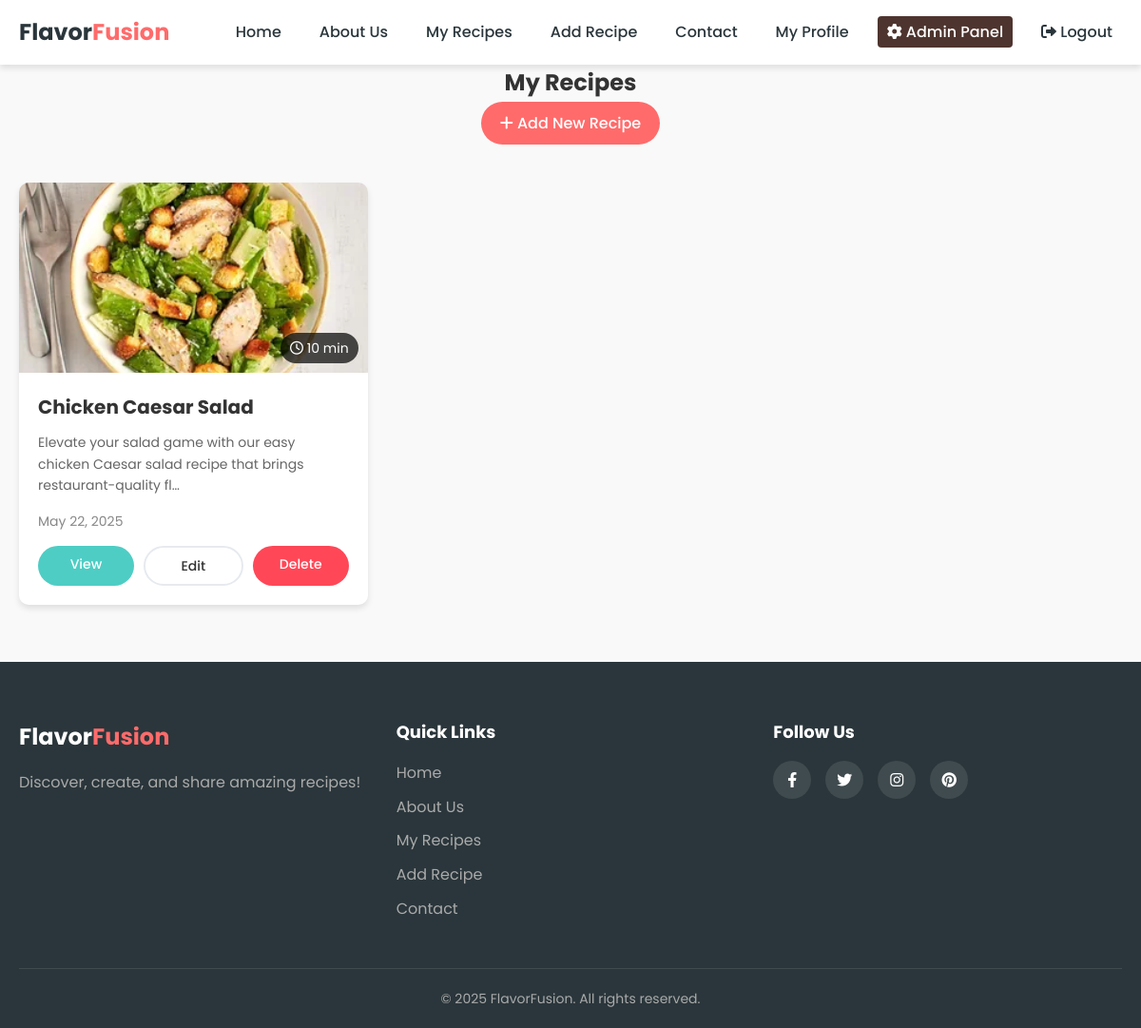
/recipes/ (signed in), run on an earlier commit of the app's database.
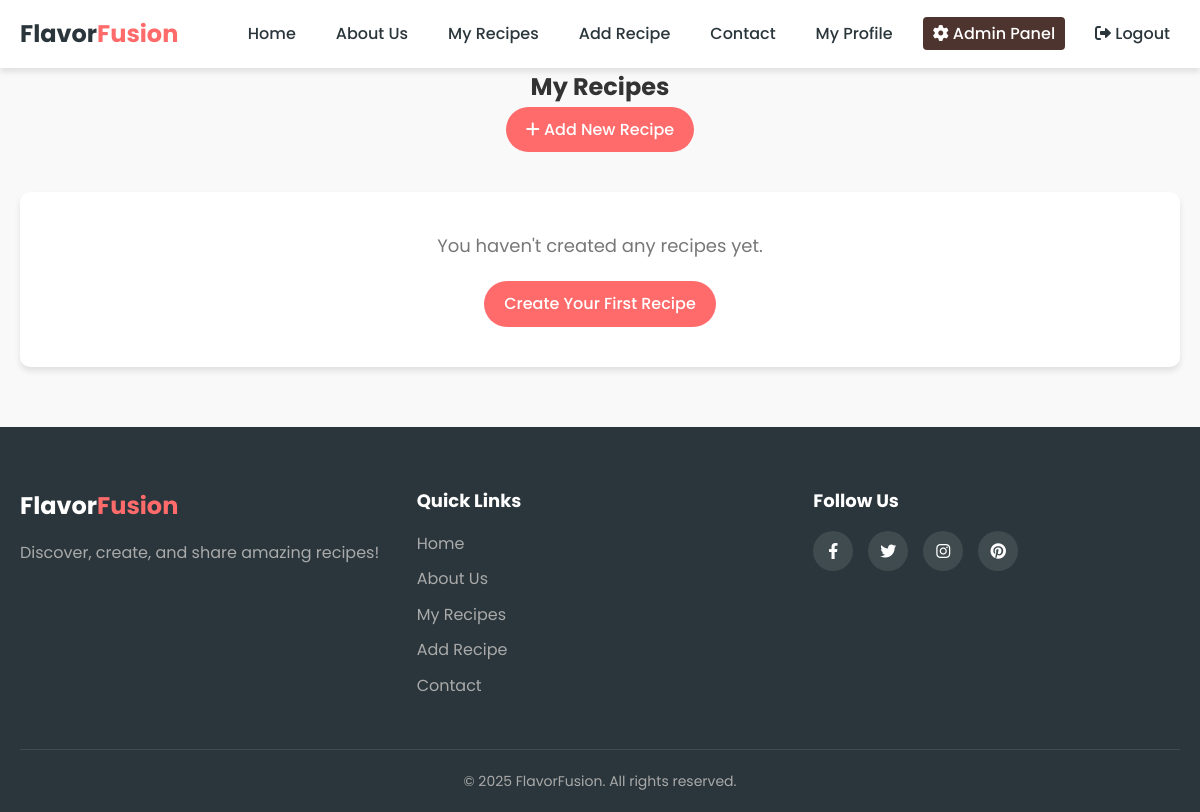
And on a later commit of the database.
### recipes/models.py (models this page shows, shortened)
class Recipe(models.Model):
    user = models.ForeignKey(User, on_delete=models.CASCADE)
    name = models.CharField(max_length=200)
    image = models.ImageField(upload_to='recipe_images/', null=True, blank=True)
    prep_time = models.CharField(max_length=50)
    description = models.TextField()
    instructions = models.TextField()
    created_at = models.DateTimeField(auto_now_add=True)

### recipes/views.py (the view)
# urls.py: path('recipes/', views.recipe_list, name='recipe_list'),
@login_required
def recipe_list(request):
    recipes = Recipe.objects.filter(user=request.user).order_by('-created_at')
    return render(request, 'recipes/recipe_list.html', {'recipes': recipes})

### templates/recipes/recipe_list.html (shortened to what this page needs)
{% extends 'base.html' %}
{% load static %}
{% block content %}
  <section class="my-recipes">
    <div class="section-header">
      <h1>My Recipes</h1>
      <a href="{% url 'recipe_create' %}" class="btn btn-primary"><i class="fas fa-plus"></i> Add New Recipe</a>
    </div>
    <div class="recipe-grid">
      {% if recipes %}
        {% for recipe in recipes %}
          <div class="recipe-card">
            <div class="recipe-image"
                 data-image-url="{% if recipe.image %}{{ recipe.image.url }}{% else %}{% static 'images/default-recipe.jpg' %}{% endif %}">
              <div class="recipe-time">
                <i class="far fa-clock"></i> {{ recipe.prep_time }}
              </div>
            </div>
            <div class="recipe-content">
              <h3>{{ recipe.name }}</h3>
              <p>{{ recipe.description|truncatechars:100 }}</p>
              <div class="recipe-meta">
                <span>{{ recipe.created_at|date:"M d, Y" }}</span>
              </div>
              <div class="recipe-card-actions">
                <a href="{% url 'recipe_detail' recipe.id %}" class="btn btn-secondary">View</a>
                <a href="{% url 'recipe_update' recipe.id %}" class="btn btn-outline">Edit</a>
                <a href="{% url 'recipe_delete' recipe.id %}" class="btn btn-danger">Delete</a>
              </div>
            </div>
          </div>
        {% endfor %}
      {% else %}
        <div class="no-recipes">
          <p>You haven't created any recipes yet.</p>
          <a href="{% url 'recipe_create' %}" class="btn btn-primary">Create Your First Recipe</a>
        </div>
      {% endif %}
    </div>
  </section>
{% endblock %}

### templates/base.html (shortened to what this page needs)
{% load static %}
<!DOCTYPE html>
<html lang="en">
  <head>
    <link
      rel="stylesheet"
      href="https://cdnjs.cloudflare.com/ajax/libs/font-awesome/6.0.0/css/all.min.css"
    />
    <link rel="stylesheet" href="{% static 'css/style.css' %}" />
  </head>
  <body>
    <header class="site-header">
      <div class="container">
        <div class="logo">
          <a
            href="{% if user.is_authenticated %}{% url 'home' %}{% else %}{% url 'welcome' %}{% endif %}"
          >
            <h1>Flavor<span>Fusion</span></h1>
          </a>
        </div>
        <nav class="main-nav">
          <ul>
            {% if user.is_authenticated %}
            <li>
              <a href="{% url 'home' %}">Home</a>
            </li>
            <li>
              <a href="{% url 'about' %}">About Us</a>
            </li>
            <li>
              <a href="{% url 'recipe_list' %}">My Recipes</a>
            </li>
            <li>
              <a href="{% url 'recipe_create' %}">Add Recipe</a>
            </li>
            <li>
              <a href="{% url 'contact' %}">Contact</a>
            </li>
            <li>
              <a href="{% url 'profile_view' %}">My Profile</a>
            </li>
            {% if user.is_staff or user.is_superuser %}
            <li>
              <a href="{% url 'admin:index' %}" class="admin-link"
                ><i class="fas fa-cog"></i> Admin Panel</a
              >
            </li>
            {% endif %}
            <li>
              {% if user.social_auth.exists %}
              <a href="{% url 'logout' %}"
                ><i class="fas fa-sign-out-alt"></i> Logout (Google)</a
              >
              {% else %}
              <a href="{% url 'logout' %}"
                ><i class="fas fa-sign-out-alt"></i> Logout</a
              >
              {% endif %}
            </li>
            {% endif %}
          </ul>
        </nav>
      </div>
    </header>
    <main>
      <div class="container">
         {% block content %}{% endblock %}
      </div>
    </main>
    <footer>
      <div class="container">
        <div class="footer-content">
          <div class="footer-logo">
            <h2>Flavor<span>Fusion</span></h2>
            <p>Discover, create, and share amazing recipes!</p>
          </div>
          <div class="footer-links">
            <h3>Quick Links</h3>
            <ul>
              {% if user.is_authenticated %}
              <li>
                <a href="{% url 'home' %}">Home</a>
              </li>
              <li>
                <a href="{% url 'about' %}">About Us</a>
              </li>
              <li>
                <a href="{% url 'recipe_list' %}">My Recipes</a>
              </li>
              <li>
                <a href="{% url 'recipe_create' %}">Add Recipe</a>
              </li>
              <li>
                <a href="{% url 'contact' %}">Contact</a>
              </li>
              {% endif %}
            </ul>
          </div>
          <div class="footer-social">
            <h3>Follow Us</h3>
            <div class="social-icons">
              <a href="#"><i class="fab fa-facebook-f"></i></a>
              <a href="#"><i class="fab fa-twitter"></i></a>
              <a href="#"><i class="fab fa-instagram"></i></a>
              <a href="#"><i class="fab fa-pinterest"></i></a>
            </div>
          </div>
        </div>
        <div class="footer-bottom">
          <p>© {% now "Y" %} FlavorFusion. All rights reserved.</p>
        </div>
      </div>
    </footer>
  </body>
</html>

### static/css/style.css (style rules this page uses)
:root { --primary-color: #ff6b6b; --secondary-color: #4ecdc4; --accent-color: #ffd166; --dark-color: #2a363b; --light-color: #f7fff7; --gray-color: #e6eaef; --text-color: #333; --shadow: 0 4px 6px rgba(0, 0, 0, 0.1); --transition: all 0.3s ease; }
* { margin: 0; padding: 0; box-sizing: border-box; }
body { font-family: "Poppins", sans-serif; line-height: 1.6; color: var(--text-color); background-color: #f9f9f9; }
.container { width: 100%; max-width: 1200px; margin: 0 auto; padding: 0 20px; }
a { text-decoration: none; color: var(--primary-color); transition: var(--transition); }
ul { list-style: none; }
.btn { display: inline-block; padding: 10px 20px; border-radius: 30px; font-weight: 500; cursor: pointer; transition: var(--transition); border: none; text-align: center; }
.btn-primary { background-color: var(--primary-color); color: white; }
.site-header { background-color: white; box-shadow: var(--shadow); position: sticky; top: 0; z-index: 100; padding: 15px 0; }
.site-header .container { display: flex; justify-content: space-between; align-items: center; }
.logo a { display: flex; align-items: center; color: var(--dark-color); }
.logo h1 { font-size: 24px; font-weight: 700; }
.logo span { color: var(--primary-color); }
.main-nav ul { display: flex; }
.main-nav li { margin-left: 20px; }
.main-nav a { color: var(--dark-color); font-weight: 500; padding: 5px 10px; border-radius: 4px; }
.section-header { text-align: center; margin-bottom: 40px; }
.recipe-grid { display: grid; grid-template-columns: repeat(auto-fill, minmax(300px, 1fr)); gap: 30px; margin-bottom: 40px; }
.no-recipes { grid-column: 1 / -1; text-align: center; padding: 40px; background-color: white; border-radius: 10px; box-shadow: var(--shadow); }
.no-recipes p { margin-bottom: 20px; font-size: 18px; color: #777; }
footer { background-color: var(--dark-color); color: white; padding: 60px 0 20px; margin-top: 60px; }
.footer-content { display: grid; grid-template-columns: repeat(auto-fit, minmax(200px, 1fr)); gap: 30px; margin-bottom: 40px; }
.footer-logo h2 { font-size: 24px; margin-bottom: 15px; }
.footer-logo span { color: var(--primary-color); }
.footer-logo p { color: #aaa; }
.footer-links h3, .footer-social h3 { font-size: 18px; margin-bottom: 15px; color: white; }
.footer-links ul li { margin-bottom: 10px; }
.footer-links ul li a { color: #aaa; }
.social-icons { display: flex; gap: 15px; }
.social-icons a { width: 40px; height: 40px; background-color: rgba(255, 255, 255, 0.1); border-radius: 50%; display: flex; align-items: center; justify-content: center; color: white; transition: var(--transition); }
.footer-bottom { text-align: center; padding-top: 20px; border-top: 1px solid rgba(255, 255, 255, 0.1); color: #aaa; font-size: 14px; }

### templates/base.html (style rules this page uses)
.admin-link { background-color: #4e342e; color: white !important; }

What changed in the data, as far as the page shows it:
removed Recipe: prep_time "10 min", name "Chicken Caesar Salad", description "Elevate your salad game with our easy chicken Caesar salad recipe that brings restaurant-quality fl…", created_at "May 22, 2025"
Also different on the page:
text now shown: "You haven't created any recipes yet. Create Your First Recipe"
